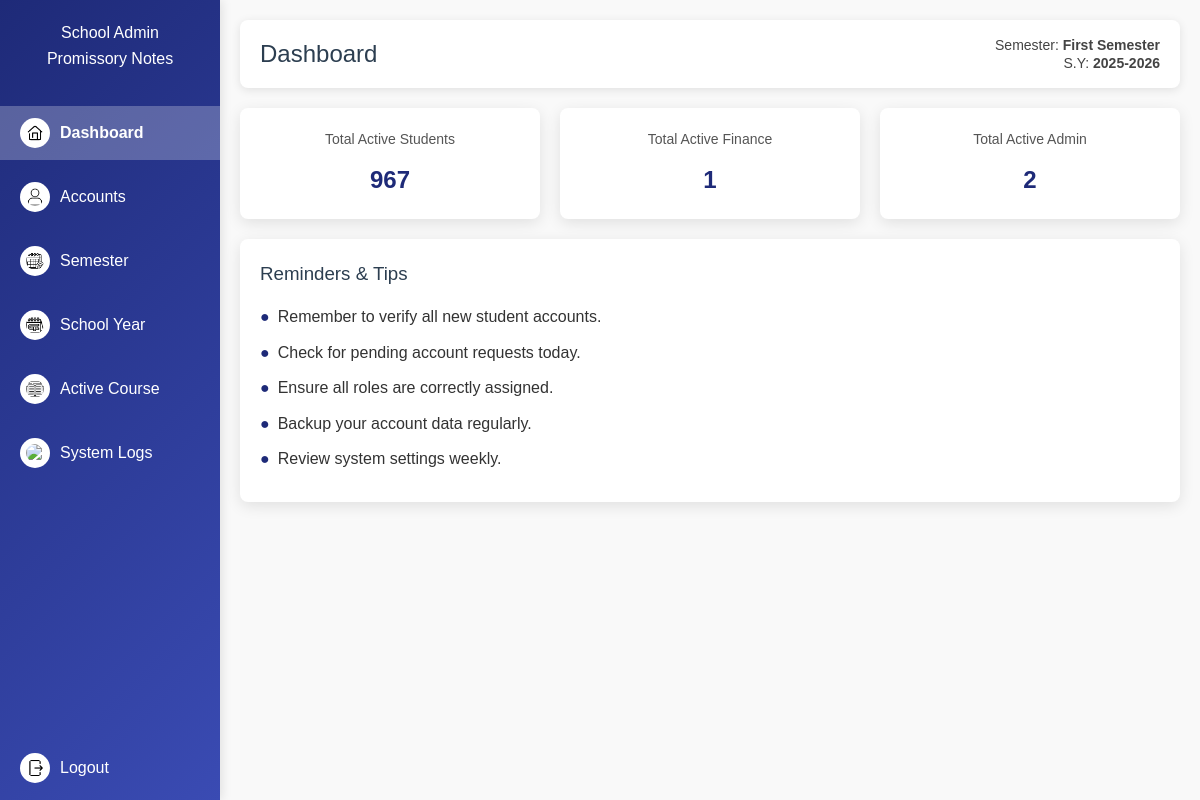
The page /admin/dashboard (signed in) on the database its author committed.
### models.py (models this page shows, shortened)
class ActiveSettings(db.Model):
    id = db.Column(db.Integer, primary_key=True)
    active_semester = db.Column(db.String(50), default="Not Set")
    active_school_year = db.Column(db.String(20), default="Not Set")
    updated_at = db.Column(
        db.DateTime, default=datetime.utcnow, onupdate=datetime.utcnow)

### admin_routes.py (the view)
@admin_bp.route("/dashboard")
@require_role("Admin")
def dashboard():
    total_active = Account.query.filter_by(_status="Active").count()
    total_inactive = Account.query.filter_by(_status="Inactive").count()
    total_active_students = Account.query.filter_by(
        _status="Active", _role="Student").count()
    total_active_finance = Account.query.filter_by(
        _status="Active", _role="Finance").count()
    total_active_admin = Account.query.filter_by(
        _status="Active", _role="Admin").count()
    active_settings = ActiveSettings.query.first()
    active_semester = active_settings.active_semester if active_settings else "Not Set"
    active_school_year = active_settings.active_school_year if active_settings else "Not Set"
    active_course = getattr(
        active_settings, 'active_course', 'Not Set (using list model)')
    data = {
        "total_active_accounts": total_active,
        "total_unactivated_accounts": total_inactive,
        "total_active_students": total_active_students,
        "total_active_finance": total_active_finance,
        "total_active_admin": total_active_admin,
        "admin_user": session.get("user_name", "Admin User"),
        "active_semester": active_semester,
        "active_school_year": active_school_year,
        "active_course": active_course
    }
    log_action(session.get("user_name", "Admin User"), "Viewed dashboard")
    return render_template("admin/dashboard.html", data=data)

### admin_routes.py (called while the page is built)
def require_role(role=None):
    def wrapper(func):
        @wraps(func)
        def decorated_function(*args, **kwargs):
            if "user_id" not in session:
                flash("Please log in first.", "warning")
                return redirect(url_for("login"))
            if role and session.get("role") != role:
                flash("Access denied.", "danger")
                return redirect(url_for("login"))
            return func(*args, **kwargs)
        return decorated_function
    return wrapper

def log_action(user_name, action):
    log = SystemLog(user_name=user_name, action=action,
                    timestamp=datetime.utcnow())
    db.session.add(log)
    db.session.commit()

### app.py (called while the page is built)
@app.before_request
def protect_admin_routes():
    if request.path.startswith("/admin"):
        if "user_id" not in session or session.get("role") != "Admin":
            flash("Admin access required.", "danger")
            return redirect(url_for("login"))

### templates/admin/dashboard.html (shortened to what this page needs)
<!DOCTYPE html>
<html lang="en">
<head>
</head>
<body>
  <nav class="sidebar" id="sidebar">
    <h2>School Admin<br>Promissory Notes</h2>
    <a href="{{ url_for('admin.dashboard') }}" class="{% if request.endpoint == 'admin.dashboard' %}active{% endif %}">
      <img src="{{ url_for('static', filename='images/dashboard.png') }}" class="icon" alt="Dashboard Icon"> Dashboard
    </a>
    <a href="{{ url_for('admin.accounts') }}" class="{% if request.endpoint == 'admin.accounts' %}active{% endif %}">
      <img src="{{ url_for('static', filename='images/accounts.png') }}" class="icon" alt="Accounts Icon"> Accounts
    </a>
    <a href="{{ url_for('admin.semester') }}" class="{% if request.endpoint == 'admin.semester' %}active{% endif %}">
      <img src="{{ url_for('static', filename='images/semester.png') }}" class="icon" alt="Semester Icon"> Semester
    </a>
    <a href="{{ url_for('admin.school_year') }}"
      class="{% if request.endpoint == 'admin.school_year' %}active{% endif %}">
      <img src="{{ url_for('static', filename='images/schoolyear.png') }}" class="icon" alt="School Year Icon"> School
      Year
    </a>
    <a href="{{ url_for('admin.course') }}" class="{% if request.endpoint == 'admin.course' %}active{% endif %}">
      <img src="{{ url_for('static', filename='images/course.png') }}" class="icon"> Active Course
    </a>
    <a href="{{ url_for('admin.logs') }}" class="{% if request.endpoint == 'admin.logs' %}active{% endif %}">
      <img src="{{ url_for('static', filename='images/log.png') }}" class="icon" alt="Logs Icon"> System Logs
    </a>
    <a href="{{ url_for('admin.logout') }}" class="logout-btn">
      <img src="{{ url_for('static', filename='images/logout.png') }}" class="icon" alt="Logout Icon"> Logout
    </a>
  </nav>
  <main class="main-content">
    <header class="header">
      <h2>Dashboard</h2>
      <div class="header-info">
        Semester: <strong>{{ data.active_semester }}</strong><br>
        S.Y: <strong>{{ data.active_school_year }}</strong>
      </div>
    </header>
    <section class="card-container">
      <div class="card">
        <h4>Total Active Students</h4>
        <p>{{ data.total_active_students }}</p>
      </div>
      <div class="card">
        <h4>Total Active Finance</h4>
        <p>{{ data.total_active_finance }}</p>
      </div>
      <div class="card">
        <h4>Total Active Admin</h4>
        <p>{{ data.total_active_admin }}</p>
      </div>
    </section>
    <section class="recent-activity">
      <h3>Reminders & Tips</h3>
      {% set reminders = [
      "Remember to verify all new student accounts.",
      "Check for pending account requests today.",
      "Ensure all roles are correctly assigned.",
      "Backup your account data regularly.",
      "Review system settings weekly."
      ] %}
      {% for reminder in reminders %}
      <div class="activity-item">{{ reminder }}</div>
      {% endfor %}
    </section>
  </main>
</body>
</html>

### templates/admin/dashboard.html (style rules this page uses)
* { margin: 0; padding: 0; box-sizing: border-box; }
body { font-family: 'Arial', sans-serif; line-height: 1.6; color: #333; background-color: #f9f9f9; }
.sidebar { width: 220px; height: 100vh; background: linear-gradient(135deg, #1e2a78, #3a4bb3); color: #fff; position: fixed; top: 0; left: 0; padding-top: 20px; display: flex; flex-direction: column; box-shadow: 2px 0 10px rgba(0, 0, 0, 0.1); transition: transform 0.3s ease; }
.sidebar h2 { text-align: center; font-size: 16px; margin: 0 10px 30px; font-weight: 300; overflow: hidden; text-overflow: ellipsis; white-space: nowrap; }
.sidebar a { display: flex; align-items: center; padding: 12px 20px; color: #fff; text-decoration: none; margin: 5px 0; transition: background-color 0.3s ease; }
.sidebar a.active { background-color: rgba(255, 255, 255, 0.25); font-weight: 600; }
.sidebar img.icon { width: 30px; height: 30px; margin-right: 10px; background: #fff; border-radius: 50%; padding: 6px; }
.logout-btn { position: absolute; bottom: 0; left: 0; right: 0; padding: 12px 20px; text-decoration: none; border-radius: 0; }
.main-content { margin-left: 220px; padding: 20px; min-height: 100vh; }
.header { display: flex; justify-content: space-between; align-items: center; background: #fff; padding: 15px 20px; border-radius: 8px; box-shadow: 0 2px 10px rgba(0, 0, 0, 0.1); margin-bottom: 20px; }
.header h2 { font-weight: 300; color: #2c3e50; }
.card-container { display: flex; gap: 20px; margin-top: 20px; flex-wrap: wrap; }
.card { flex: 1; background: #fff; padding: 20px; border-radius: 8px; box-shadow: 0 4px 15px rgba(0, 0, 0, 0.1); text-align: center; min-width: 200px; transition: transform 0.2s ease; }
.card h4 { margin: 0 0 10px; font-size: 14px; color: #555; font-weight: 400; }
.card p { font-size: 24px; font-weight: 600; margin: 0; color: #1e2a78; }
.recent-activity { background: #fff; padding: 20px; margin-top: 20px; border-radius: 8px; box-shadow: 0 4px 15px rgba(0, 0, 0, 0.1); }
.recent-activity h3 { margin-bottom: 15px; font-weight: 300; color: #2c3e50; }
.header-info { text-align: right; font-size: 14px; color: #444; line-height: 1.3; }
.activity-item { margin: 10px 0; font-size: 16px; color: #333; display: flex; align-items: center; }
.activity-item::before { content: "●"; color: #1e2a78; font-size: 16px; margin-right: 8px; }

### rows shown on the page
ActiveSettings: active_semester "First Semester", active_school_year "2025-2026"

### other values the page prints
{{ data.total_active_students }} "967"
{{ data.total_active_finance }} "1"
{{ data.total_active_admin }} "2"
{{ reminder }} "Remember to verify all new student accounts." "Check for pending account requests today." "Ensure all roles are correctly assigned." "Backup your account data regularly." "Review system settings weekly."
